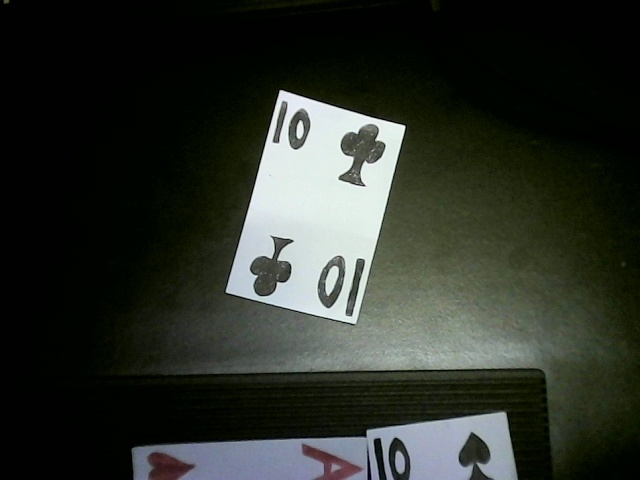
#> input picture dataset/debug_samples/carta_capturada.jpg, 640 x 480 px, given in place of the camera
$ python detect_card_corners.py
#> lines starting #> are read from the running program, lines starting #| are printed output that depends on the picture; after the words box and inside, x2 and y2 are one past the last pixel; in counts of white or black regions, pixels touching at a corner belong together
import cv2
import numpy as np

# ==========================================
# CONFIGURACIÓN
# ==========================================

CAMERA_INDEX = 0

FRAME_WIDTH = 640
FRAME_HEIGHT = 480

MIN_AREA = 5000

# Distancia mínima entre esquinas detectadas
MIN_CORNER_DISTANCE = 25

# ==========================================
# INICIALIZAR CÁMARA
# ==========================================

camera = cv2.VideoCapture(CAMERA_INDEX)

camera.set(cv2.CAP_PROP_FRAME_WIDTH, FRAME_WIDTH)
camera.set(cv2.CAP_PROP_FRAME_HEIGHT, FRAME_HEIGHT)

if not camera.isOpened():
    print("[ERROR] No se pudo abrir la cámara.")
    raise SystemExit(1)

print("\n===================================")
print(" BLACKJACK - CORNER DETECTION")
print("===================================")
print("[INFO] Cámara conectada.")
print("[INFO] Coloca las cartas diagonalmente.")
print("[INFO] Presiona Q para salir.\n")

# ==========================================
# DETECTAR ESQUINAS
# ==========================================

def detect_corners(binary):

    contours, _ = cv2.findContours(
        binary,
        cv2.RETR_EXTERNAL,
        cv2.CHAIN_APPROX_SIMPLE
    )

    corners = []

    for contour in contours:

        area = cv2.contourArea(contour)

        if area < MIN_AREA:
            continue

        # Aproximar el contorno exterior
        perimeter = cv2.arcLength(
            contour,
            True
        )

        approx = cv2.approxPolyDP(
            contour,
            0.01 * perimeter,
            True
        )

        points = approx.reshape(-1, 2)

        # Analizar cambios de dirección
        for i in range(len(points)):

            previous = points[i - 1]
            current = points[i]
            following = points[(i + 1) % len(points)]

            vector1 = current - previous
            vector2 = following - current

            cross = (
                float(vector1[0]) * float(vector2[1])
                - float(vector1[1]) * float(vector2[0])
)

            # Identificar posibles esquinas
            if abs(cross) > 100:

                x, y = current

                # Evitar esquinas demasiado cercanas
                duplicate = False

                for cx, cy in corners:

                    distance = np.sqrt(
                        (x - cx) ** 2 +
                        (y - cy) ** 2
                    )

                    if distance < MIN_CORNER_DISTANCE:
                        duplicate = True
                        break

                if not duplicate:
                    corners.append((int(x), int(y)))

    return corners, contours


# ==========================================
# VIDEO EN TIEMPO REAL
# ==========================================

try:

    while True:

        success, frame = camera.read()
#> frame is the input picture: shape (480, 640, 3); mean B, G, R 41.6, 48.5, 44.3

        if not success:
            print("[ERROR] No se pudo capturar el fotograma.")
            break

        result = frame.copy()

        # Convertir a escala de grises
        gray = cv2.cvtColor(
            frame,
            cv2.COLOR_BGR2GRAY
        )
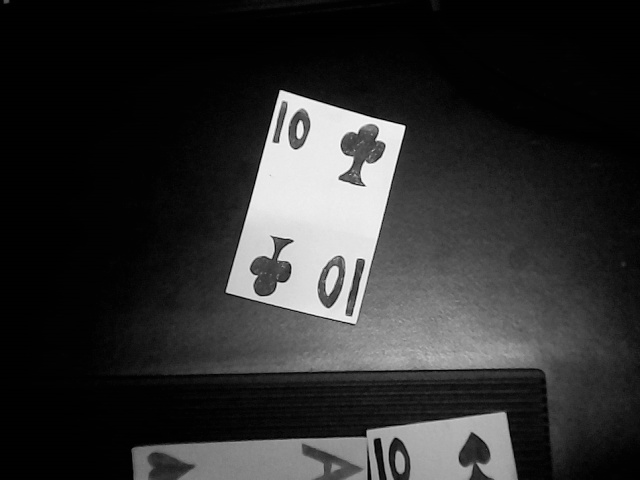
#> gray: shape (480, 640); min 0, max 252, mean 46.4

        # Reducir ruido
        blurred = cv2.GaussianBlur(
            gray,
            (5, 5),
            0
        )

        # Binarización
        _, binary = cv2.threshold(
            blurred,
            120,
            255,
            cv2.THRESH_BINARY
        )
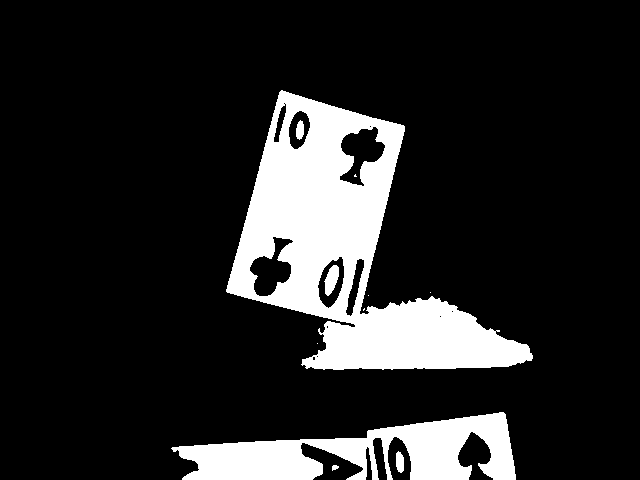
#> binary: shape (480, 640); 15.2% white; 11 white regions (5 under 20 px)

        # Detectar esquinas
        corners, contours = detect_corners(binary)
#> in detect_corners, `contours, _ = cv2.findContours( binary, cv2.RETR_EXTERNAL, cv2.CHAIN_A..`: contours = 8 contours, 5 with area under 20; largest, box (x1, y1, x2, y2) and area: (226, 90, 533, 370) 37948, (171, 412, 516, 480) 11660, (396, 451, 404, 473) 120
#> the loop in detect_corners, `for contour in contours: ` made 8 passes
#> (area, perimeter) on passes 3, 8: (11660.5, 1294.7), (37948.5, 1337.1)
#> area on pass 2: 120.5
#> after the loop in detect_corners, `for contour in contours:`: corners = [(515, 479), (503, 412), (171, 448), (198, 464), (312, 479), (302, 442), (365, 479), (367, 446), (392, 479), (396, 436), (468, 479), (457, 455), (472, 431), (281, 90), (226, 291), (355, 325), (319, 328), (306, 368), (531, 360), (432, 296), (404, 126)]

        # Dibujar contornos
        cv2.drawContours(
            result,
            contours,
            -1,
            (255, 0, 0),
            2
        )
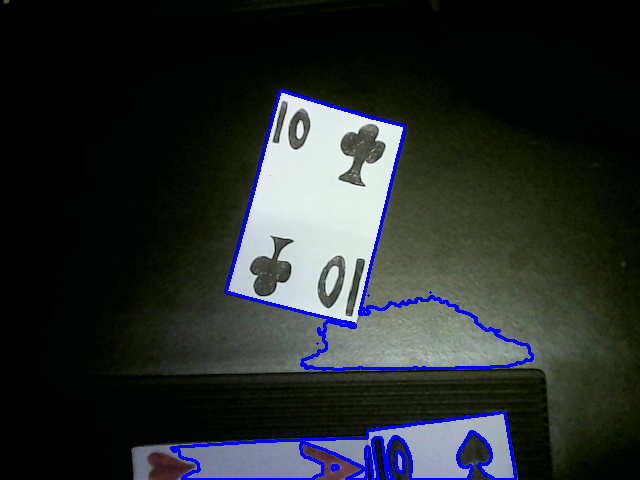
#> result: shape (480, 640, 3); 2.67% of pixels changed, all inside (x1, y1, x2, y2) = (170, 89, 534, 480)

        # Dibujar esquinas
        for i, (x, y) in enumerate(corners):

            cv2.circle(
                result,
                (x, y),
                6,
                (0, 255, 0),
                -1
            )

            cv2.putText(
                result,
                str(i + 1),
                (x + 8, y - 8),
                cv2.FONT_HERSHEY_SIMPLEX,
                0.6,
                (0, 255, 0),
                2
            )
#> this loop made 21 passes
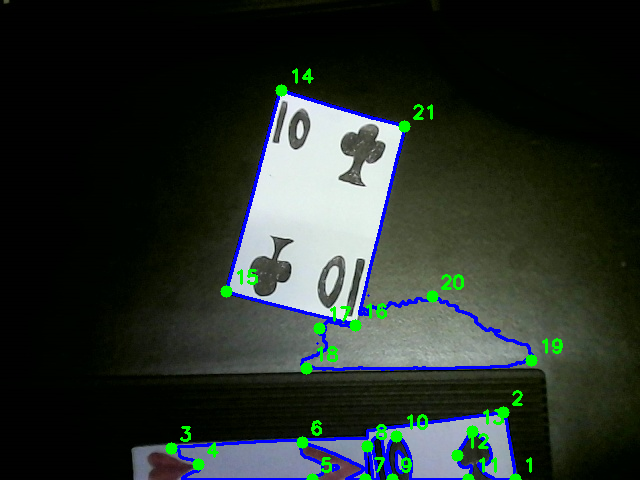
#> result: shape (480, 640, 3); 1.55% of pixels changed, all inside (x1, y1, x2, y2) = (165, 68, 563, 480)

        # Mostrar cantidad
        cv2.putText(
            result,
            f"Esquinas candidatas: {len(corners)}",
            (10, 25),
            cv2.FONT_HERSHEY_SIMPLEX,
            0.6,
            (0, 255, 0),
            2
        )
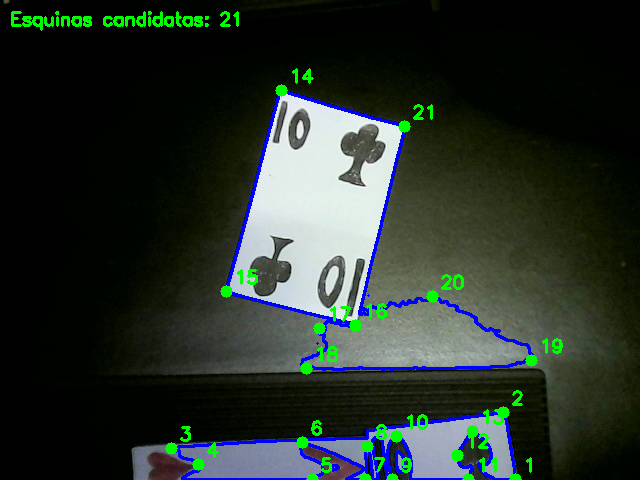
#> result: shape (480, 640, 3); 0.51% of pixels changed, all inside (x1, y1, x2, y2) = (11, 11, 239, 31)

        # Mostrar ventanas
        cv2.imshow(
            "Blackjack - Corner Detection",
            result
        )

        cv2.imshow(
            "Binary Image",
            binary
        )

        key = cv2.waitKey(1) & 0xFF
#> (key q is pressed here)

        if key == ord('q'):
            break

finally:

    camera.release()
    cv2.destroyAllWindows()

    print("[INFO] Cámara liberada.")
